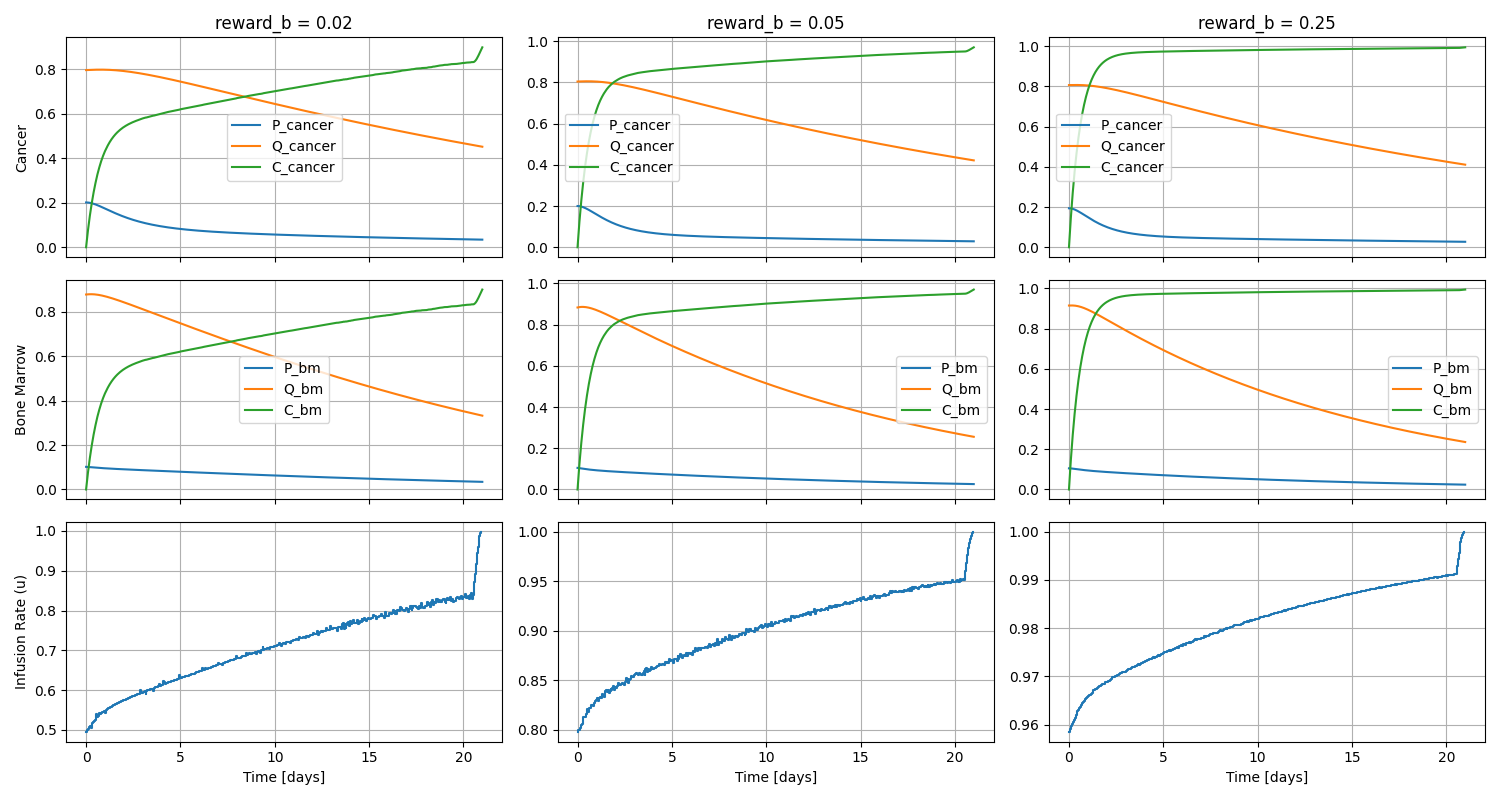

This figure's Python source:
# chemo_mpc_plot.py

import numpy as np
import matplotlib.pyplot as plt
from copy import deepcopy
from scipy.optimize import minimize
from chemo_env import ChemotherapyEnv

def simulate_horizon(u_seq, env, state):
    """
    Simulate environment over horizon using candidate control sequence.
    Returns negative total reward (for minimization).
    """
    sim_env = deepcopy(env)
    sim_env.state = state.copy()
    sim_env.t = env.t
    total_reward = 0.0

    for u in u_seq:
        _, reward, done, _ = sim_env.step(u)
        total_reward += reward
        if done:
            break
    return -total_reward  # negative because we will minimize

def run_mpc(env, horizon=10):
    """
    Run MPC on the environment using finite-horizon optimization.
    Returns state trajectory and applied actions.
    """
    state = env.reset()
    done = False

    state_hist = [state.copy()]
    action_hist = []

    step_count = 0

    while not done:
        step_count += 1
        # Initial guess: constant infusion
        u_guess = 0.5 * np.ones(horizon)

        # Optimize over the horizon
        res = minimize(simulate_horizon,
                       u_guess,
                       args=(env, state),
                       bounds=[(0, 1)] * horizon,
                       method='L-BFGS-B',
                       options={'maxiter': 50})

        u_opt = res.x
        action = float(u_opt[0])  # apply only the first action

        # Step environment
        next_state, reward, done, info = env.step(action)

        # Store
        state_hist.append(next_state.copy())
        action_hist.append(action)

        state = next_state

        # Print progress
        print(f"Step {step_count:3d} | t={info['t']:.2f} | applied u={action:.3f} "
              f"| reward={reward:.3f} | done={done}")

    return np.array(state_hist), np.array(action_hist)


def plot_multiple_b(state_histories, action_histories, b_values, dt=0.05):
    """
    Plot multiple MPC runs with different reward_b values in columns.
    
    Parameters
    ----------
    state_histories : list of np.ndarray
        Each element is (T,6) state history for one b value.
    action_histories : list of np.ndarray
        Each element is (T-1,) applied actions.
    b_values : list of float
        The reward_b values used for each run.
    dt : float
        Time step size.
    """
    n_cols = len(b_values)
    n_rows = 3  # cancer, bone marrow, control

    fig, axs = plt.subplots(n_rows, n_cols, figsize=(5*n_cols, 8), sharex=True)
    
    for col, (state_hist, action_hist, b) in enumerate(zip(state_histories, action_histories, b_values)):
        t = np.arange(state_hist.shape[0]) * dt

        pc, qc, cc = state_hist[:,0], state_hist[:,1], state_hist[:,2]
        pb, qb, cb = state_hist[:,3], state_hist[:,4], state_hist[:,5]

        # Cancer
        axs[0, col].plot(t, pc, label='P_cancer')
        axs[0, col].plot(t, qc, label='Q_cancer')
        axs[0, col].plot(t, cc, label='C_cancer')
        axs[0, col].set_ylabel("Cancer" if col == 0 else "")
        axs[0, col].legend()
        axs[0, col].grid(True)

        # Bone marrow
        axs[1, col].plot(t, pb, label='P_bm')
        axs[1, col].plot(t, qb, label='Q_bm')
        axs[1, col].plot(t, cb, label='C_bm')
        axs[1, col].set_ylabel("Bone Marrow" if col == 0 else "")
        axs[1, col].legend()
        axs[1, col].grid(True)

        # Control action
        t_action = t[:-1]
        axs[2, col].step(t_action, action_hist, where='post')
        axs[2, col].set_ylabel("Infusion Rate (u)" if col == 0 else "")
        axs[2, col].set_xlabel("Time [days]")
        axs[2, col].grid(True)

        # Add column title
        axs[0, col].set_title(f"reward_b = {b}")

    plt.tight_layout()
    plt.savefig("mpc.png")
    plt.show()



if __name__ == "__main__":
    b_values = [0.02, 0.05, 0.25]
    state_histories = []
    action_histories = []

    for b in b_values:
        env = ChemotherapyEnv(reward_b=b)
        state_hist, action_hist = run_mpc(env, horizon=10)
        state_histories.append(state_hist)
        action_histories.append(action_hist)

    plot_multiple_b(state_histories, action_histories, b_values)
